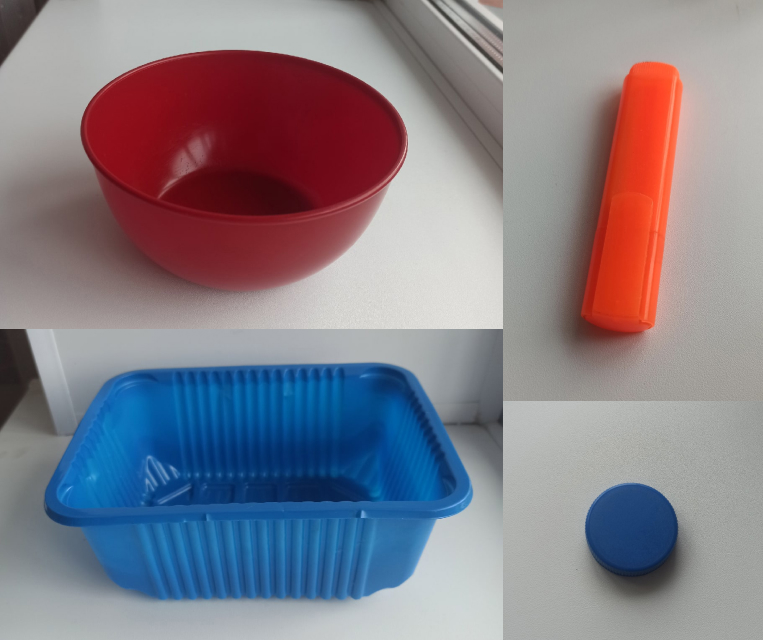
#> input picture 2.9 Find objects by color/picture1.jpg, 763 x 640 px
$ jupyter execute dz2-9.ipynb
#> lines starting #> are read from the running program, lines starting #| are printed output that depends on the picture; after the words box and inside, x2 and y2 are one past the last pixel; in counts of white or black regions, pixels touching at a corner belong together
Написать программу, которая выделяет несколько объектов разного цвета. Контур должен быть того же оттенка, что и объект. Добавить подпись цвета.

[cell 1]
import cv2 as cv
import numpy as np
from collections import namedtuple

[cell 2]
Color = namedtuple("Color", ["name", "bgr", "hsv_min", "hsv_max"])

colors = (
    Color("red", (0, 0, 255), np.array((114, 61, 47)), np.array((184, 255, 199))),
    Color("blue", (146, 77, 15), np.array((10, 94, 0)), np.array((168, 255, 194))),
    Color("orange", (0, 69, 255), np.array((0, 182, 0)), np.array((88, 255, 255)))
)

[cell 3]
img = cv.imread('picture1.jpg')
#> img is the input picture: shape (640, 763, 3); mean B, G, R 136, 125.9, 132.2
hsv = cv.cvtColor(img, cv.COLOR_BGR2HSV)
#> hsv: shape (640, 763, 3); mean H, S, V 71.8, 82.6, 156.8

[cell 4]
for color in colors:
    filter_color = cv.inRange(hsv, color.hsv_min, color.hsv_max)
    con, hir = cv.findContours(filter_color, cv.RETR_TREE, cv.CHAIN_APPROX_SIMPLE)

    for c in con:
        p = cv.arcLength(c, True) # считаем длину контура
        if p > 200: # если больше 1100 px
            cv.drawContours(img, [c], -1, color.bgr, 5) # рисуем контур

            x, y = c[0][0][0], c[0][0][1] # создадим координаты для точки
            cv.circle(img, (x,y), 10, color.bgr, -1) # рисуем точку
            cv.putText(
                img, color.name, (x-10, y-20), cv.FONT_HERSHEY_SIMPLEX,
                0.8, color.bgr, 2, cv.LINE_AA
            ) # подписываем цвет
#> this loop made 3 passes
#> pass 1, `filter_color = cv.inRange(hsv, color.hsv_min, color.hsv_max)`:
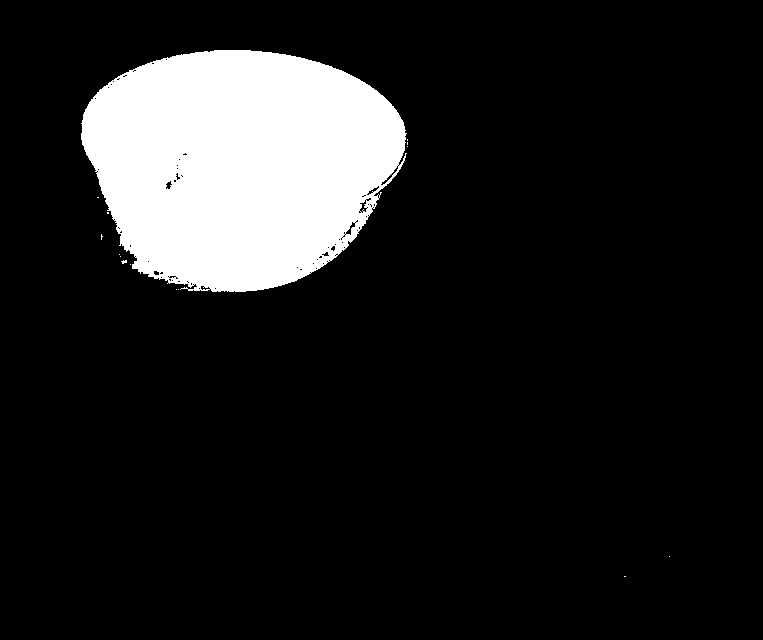
#> filter_color: shape (640, 763); 12.3% white; 15 white regions (14 under 20 px), largest, box (x1, y1, x2, y2) and area: (81, 50, 407, 292) 60062
#> pass 2, `filter_color = cv.inRange(hsv, color.hsv_min, color.hsv_max)`:
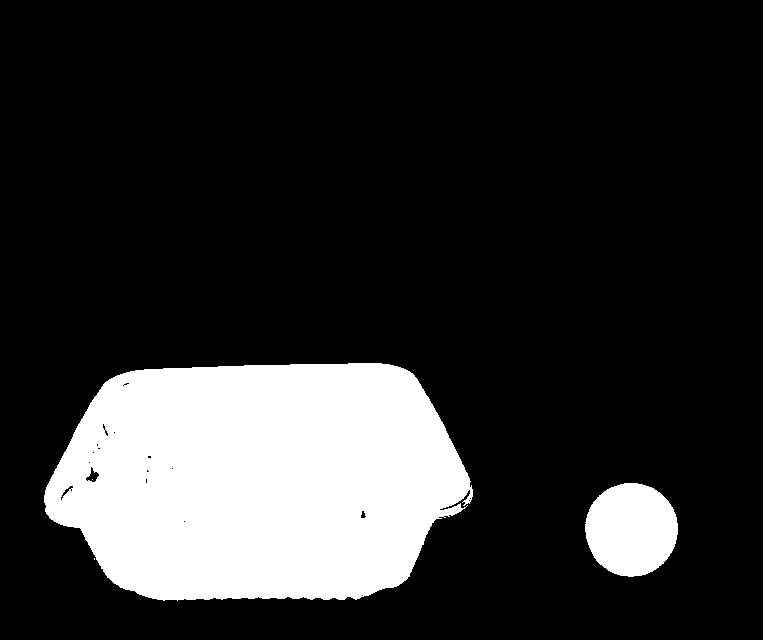
#> filter_color: shape (640, 763); 18.2% white; 4 white regions (2 under 20 px), largest, box (x1, y1, x2, y2) and area: (44, 363, 473, 601) 82225, (585, 483, 678, 577) 6822
#> pass 3, `filter_color = cv.inRange(hsv, color.hsv_min, color.hsv_max)`:
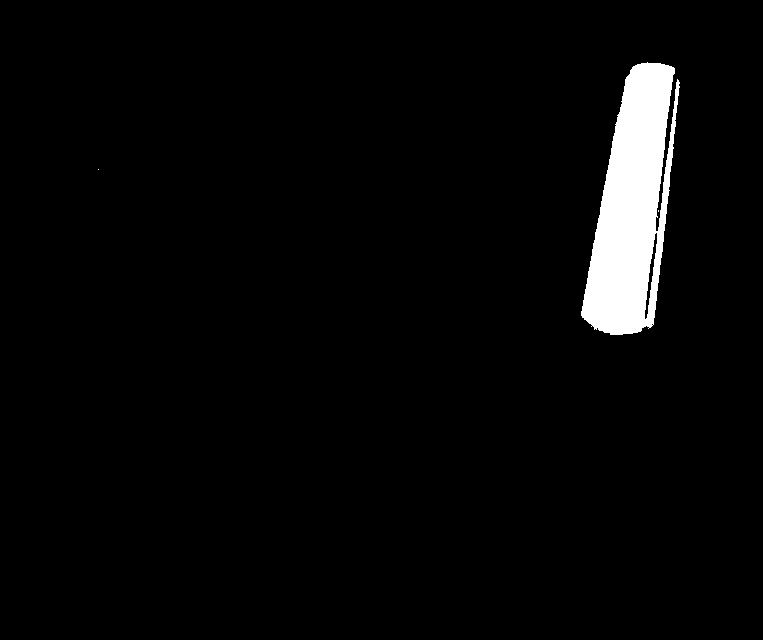
#> filter_color: shape (640, 763); 3.4% white; 3 white regions (2 under 20 px), largest, box (x1, y1, x2, y2) and area: (581, 62, 680, 335) 16393
#> after the loop:
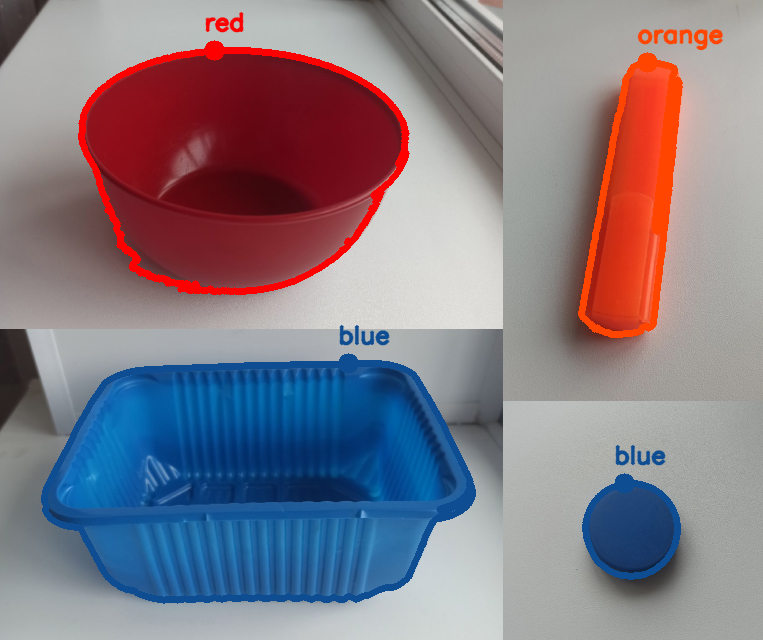
#> img: shape (640, 763, 3); 5.27% of pixels changed, all inside (x1, y1, x2, y2) = (41, 12, 724, 604)

cv.imshow('Image', img)
cv.waitKey(0)
cv.destroyAllWindows()

$ run again, with 2.9 Find objects by color/ph1.jpg copied over 2.9 Find objects by color/picture1.jpg
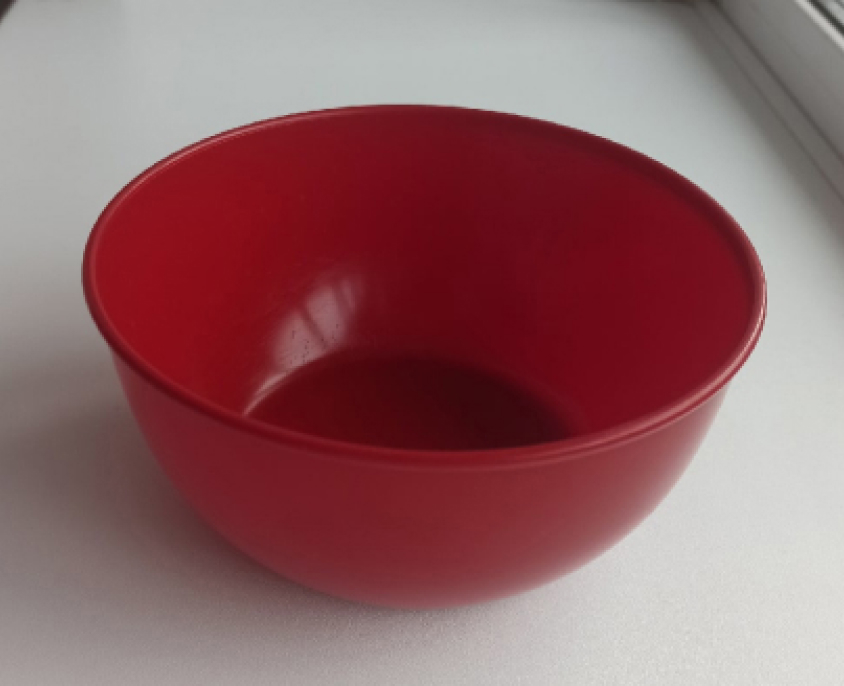
#> input picture 2.9 Find objects by color/ph1.jpg, 844 x 686 px
#> img is the input picture: shape (686, 844, 3); mean B, G, R 104.6, 101.5, 145
#> hsv: shape (686, 844, 3); mean H, S, V 100.1, 100.2, 145.7
#> the loop `for color in colors:` made 3 passes
#> (con, hir) on pass 3: (3 contours, all with area under 20, [[1, -1, -1, -1], [2, 0, -1, -1], [-1, 1, -1, -1]])
#> pass 1, `filter_color = cv.inRange(hsv, color.hsv_min, color.hsv_max)`:
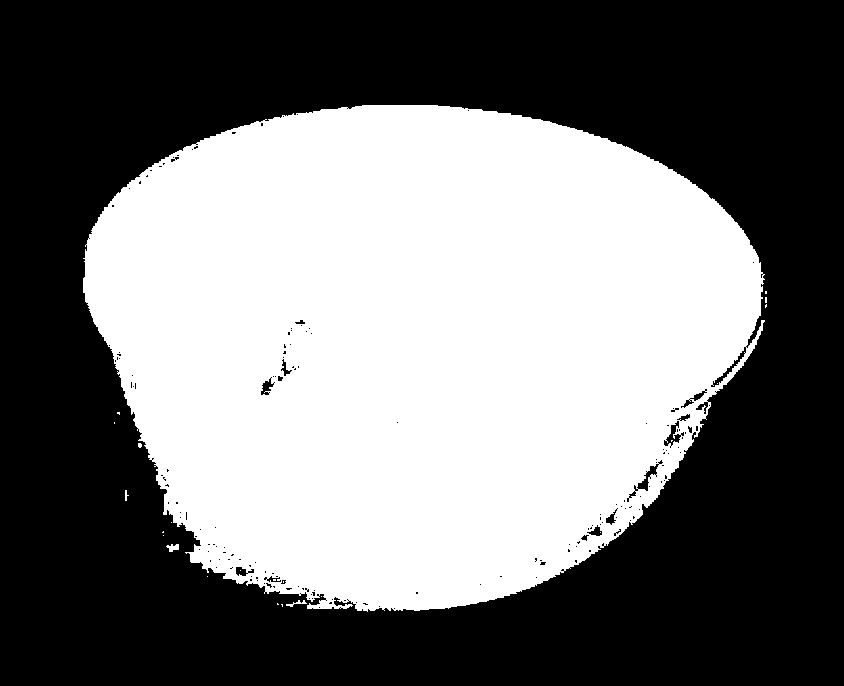
#> filter_color: shape (686, 844); 45.4% white; 23 white regions (19 under 20 px), largest, box (x1, y1, x2, y2) and area: (83, 105, 765, 612) 262618, (166, 544, 179, 552) 66, (286, 600, 307, 607) 50, (125, 490, 129, 501) 24
#> after the loop `for color in colors:`:
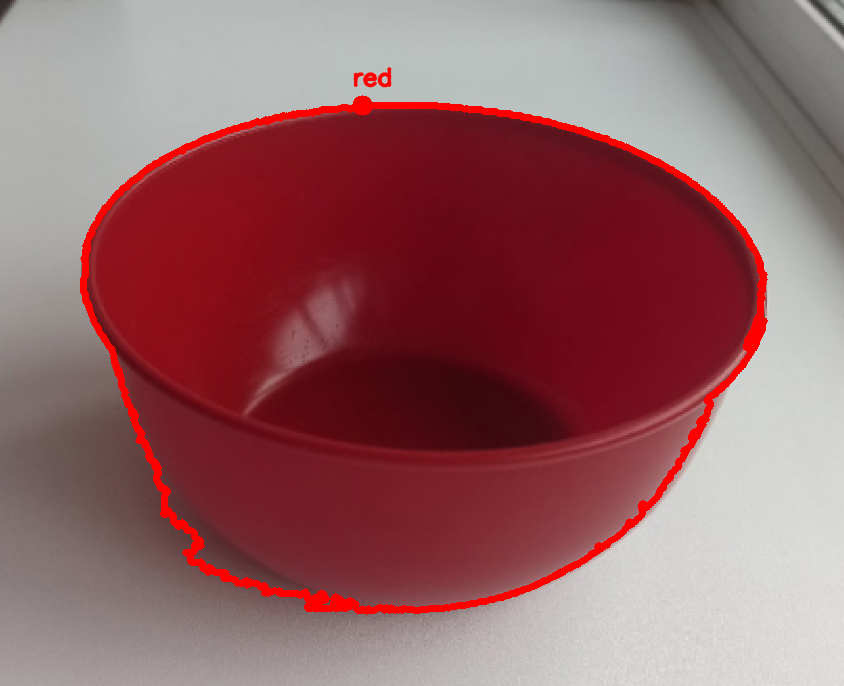
#> img: shape (686, 844, 3); 2.69% of pixels changed, all inside (x1, y1, x2, y2) = (80, 67, 768, 615)
